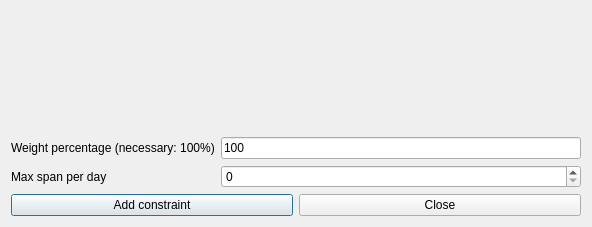
<?xml version="1.0" encoding="UTF-8"?>
<ui version="4.0">
 <class>AddConstraintStudentsMaxSpanPerRealDayForm_template</class>
 <widget class="QDialog" name="AddConstraintStudentsMaxSpanPerRealDayForm_template">
  <property name="geometry">
   <rect>
    <x>0</x>
    <y>0</y>
    <width>592</width>
    <height>227</height>
   </rect>
  </property>
  <property name="windowTitle">
   <string extracomment="This is the title of the dialog to add a new constraint of this type">Add students max span per real day</string>
  </property>
  <layout class="QGridLayout" name="gridLayout">
   <item row="1" column="0">
    <widget class="QLabel" name="weightTextLabel">
     <property name="frameShape">
      <enum>QFrame::NoFrame</enum>
     </property>
     <property name="frameShadow">
      <enum>QFrame::Plain</enum>
     </property>
     <property name="text">
      <string>Weight percentage (necessary: 100%)</string>
     </property>
     <property name="wordWrap">
      <bool>false</bool>
     </property>
    </widget>
   </item>
   <item row="0" column="0" colspan="2">
    <spacer name="spacer6">
     <property name="orientation">
      <enum>Qt::Vertical</enum>
     </property>
     <property name="sizeType">
      <enum>QSizePolicy::Expanding</enum>
     </property>
     <property name="sizeHint" stdset="0">
      <size>
       <width>20</width>
       <height>40</height>
      </size>
     </property>
    </spacer>
   </item>
   <item row="3" column="0" colspan="2">
    <layout class="QHBoxLayout">
     <item>
      <widget class="QPushButton" name="addConstraintPushButton">
       <property name="text">
        <string>Add constraint</string>
       </property>
      </widget>
     </item>
     <item>
      <widget class="QPushButton" name="closePushButton">
       <property name="text">
        <string>Close</string>
       </property>
      </widget>
     </item>
    </layout>
   </item>
   <item row="1" column="1">
    <widget class="QLineEdit" name="weightLineEdit">
     <property name="text">
      <string notr="true">100</string>
     </property>
    </widget>
   </item>
   <item row="2" column="0">
    <widget class="QLabel" name="textLabel1">
     <property name="text">
      <string>Max span per day</string>
     </property>
     <property name="wordWrap">
      <bool>false</bool>
     </property>
    </widget>
   </item>
   <item row="2" column="1">
    <widget class="QSpinBox" name="maxSpanSpinBox"/>
   </item>
  </layout>
 </widget>
 <layoutdefault spacing="6" margin="11"/>
 <resources/>
 <connections/>
</ui>
